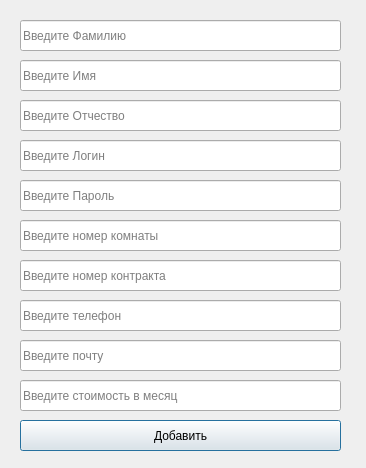
<?xml version="1.0" encoding="UTF-8"?>
<ui version="4.0">
 <class>Dialog</class>
 <widget class="QDialog" name="Dialog">
  <property name="geometry">
   <rect>
    <x>0</x>
    <y>0</y>
    <width>366</width>
    <height>468</height>
   </rect>
  </property>
  <property name="windowTitle">
   <string>Dialog</string>
  </property>
  <widget class="QLineEdit" name="ntrfirst">
   <property name="geometry">
    <rect>
     <x>20</x>
     <y>60</y>
     <width>321</width>
     <height>31</height>
    </rect>
   </property>
   <property name="placeholderText">
    <string>Введите Имя</string>
   </property>
  </widget>
  <widget class="QLineEdit" name="ntrlast">
   <property name="geometry">
    <rect>
     <x>20</x>
     <y>20</y>
     <width>321</width>
     <height>31</height>
    </rect>
   </property>
   <property name="placeholderText">
    <string>Введите Фамилию</string>
   </property>
  </widget>
  <widget class="QLineEdit" name="ntrthird">
   <property name="geometry">
    <rect>
     <x>20</x>
     <y>100</y>
     <width>321</width>
     <height>31</height>
    </rect>
   </property>
   <property name="placeholderText">
    <string>Введите Отчество</string>
   </property>
  </widget>
  <widget class="QLineEdit" name="ntrlogin">
   <property name="geometry">
    <rect>
     <x>20</x>
     <y>140</y>
     <width>321</width>
     <height>31</height>
    </rect>
   </property>
   <property name="placeholderText">
    <string>Введите Логин</string>
   </property>
  </widget>
  <widget class="QLineEdit" name="ntrpassword">
   <property name="geometry">
    <rect>
     <x>20</x>
     <y>180</y>
     <width>321</width>
     <height>31</height>
    </rect>
   </property>
   <property name="placeholderText">
    <string>Введите Пароль</string>
   </property>
  </widget>
  <widget class="QLineEdit" name="ntrroomnum">
   <property name="geometry">
    <rect>
     <x>20</x>
     <y>220</y>
     <width>321</width>
     <height>31</height>
    </rect>
   </property>
   <property name="placeholderText">
    <string>Введите номер комнаты</string>
   </property>
  </widget>
  <widget class="QLineEdit" name="ntrphone">
   <property name="geometry">
    <rect>
     <x>20</x>
     <y>300</y>
     <width>321</width>
     <height>31</height>
    </rect>
   </property>
   <property name="placeholderText">
    <string>Введите телефон</string>
   </property>
  </widget>
  <widget class="QLineEdit" name="ntrcontract">
   <property name="geometry">
    <rect>
     <x>20</x>
     <y>260</y>
     <width>321</width>
     <height>31</height>
    </rect>
   </property>
   <property name="placeholderText">
    <string>Введите номер контракта</string>
   </property>
  </widget>
  <widget class="QLineEdit" name="ntrmail">
   <property name="geometry">
    <rect>
     <x>20</x>
     <y>340</y>
     <width>321</width>
     <height>31</height>
    </rect>
   </property>
   <property name="placeholderText">
    <string>Введите почту</string>
   </property>
  </widget>
  <widget class="QPushButton" name="adduser">
   <property name="geometry">
    <rect>
     <x>20</x>
     <y>420</y>
     <width>321</width>
     <height>31</height>
    </rect>
   </property>
   <property name="text">
    <string>Добавить</string>
   </property>
  </widget>
  <widget class="QLineEdit" name="ntrmonthprice">
   <property name="geometry">
    <rect>
     <x>20</x>
     <y>380</y>
     <width>321</width>
     <height>31</height>
    </rect>
   </property>
   <property name="placeholderText">
    <string>Введите стоимость в месяц</string>
   </property>
  </widget>
 </widget>
 <resources/>
 <connections/>
</ui>
